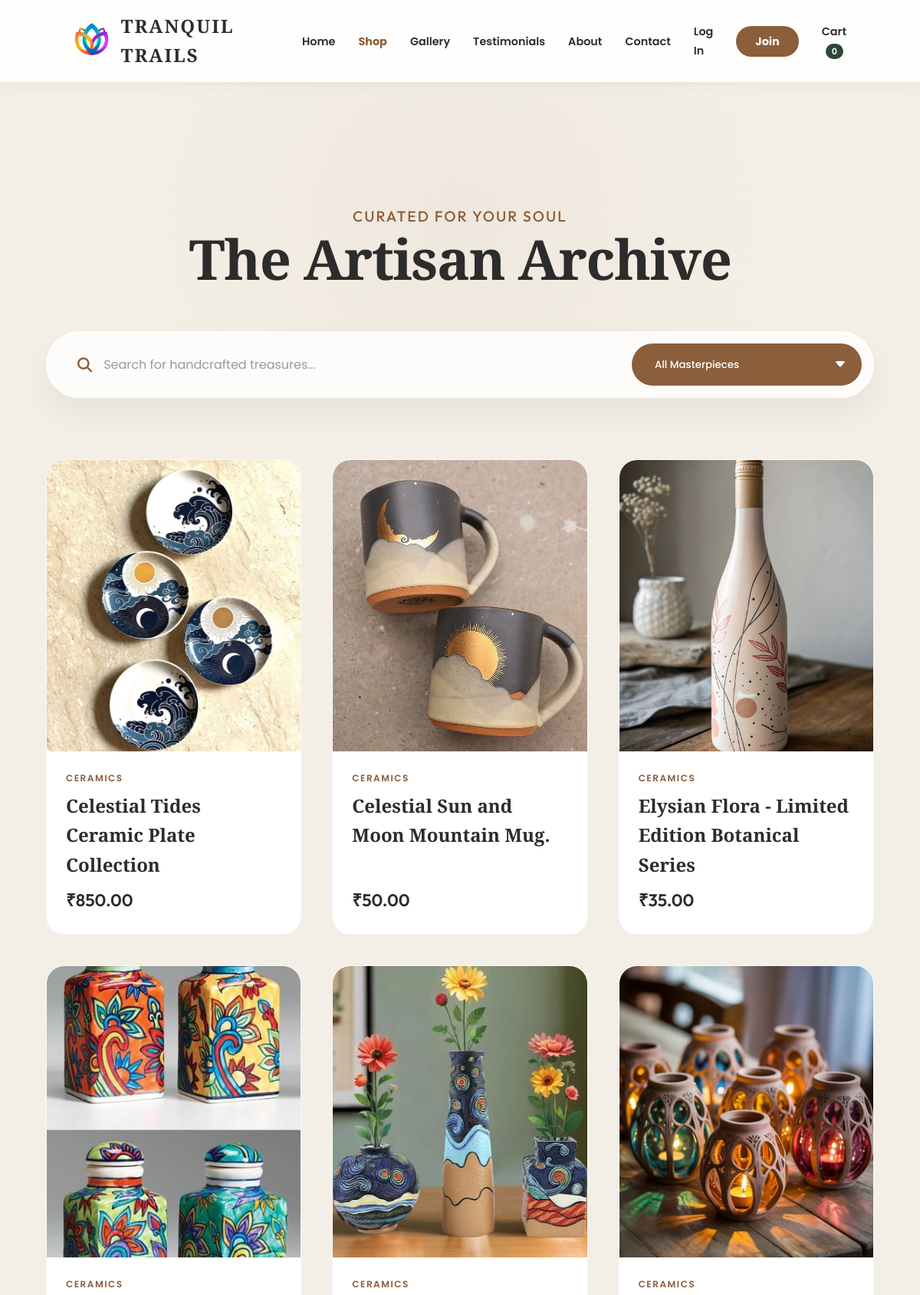
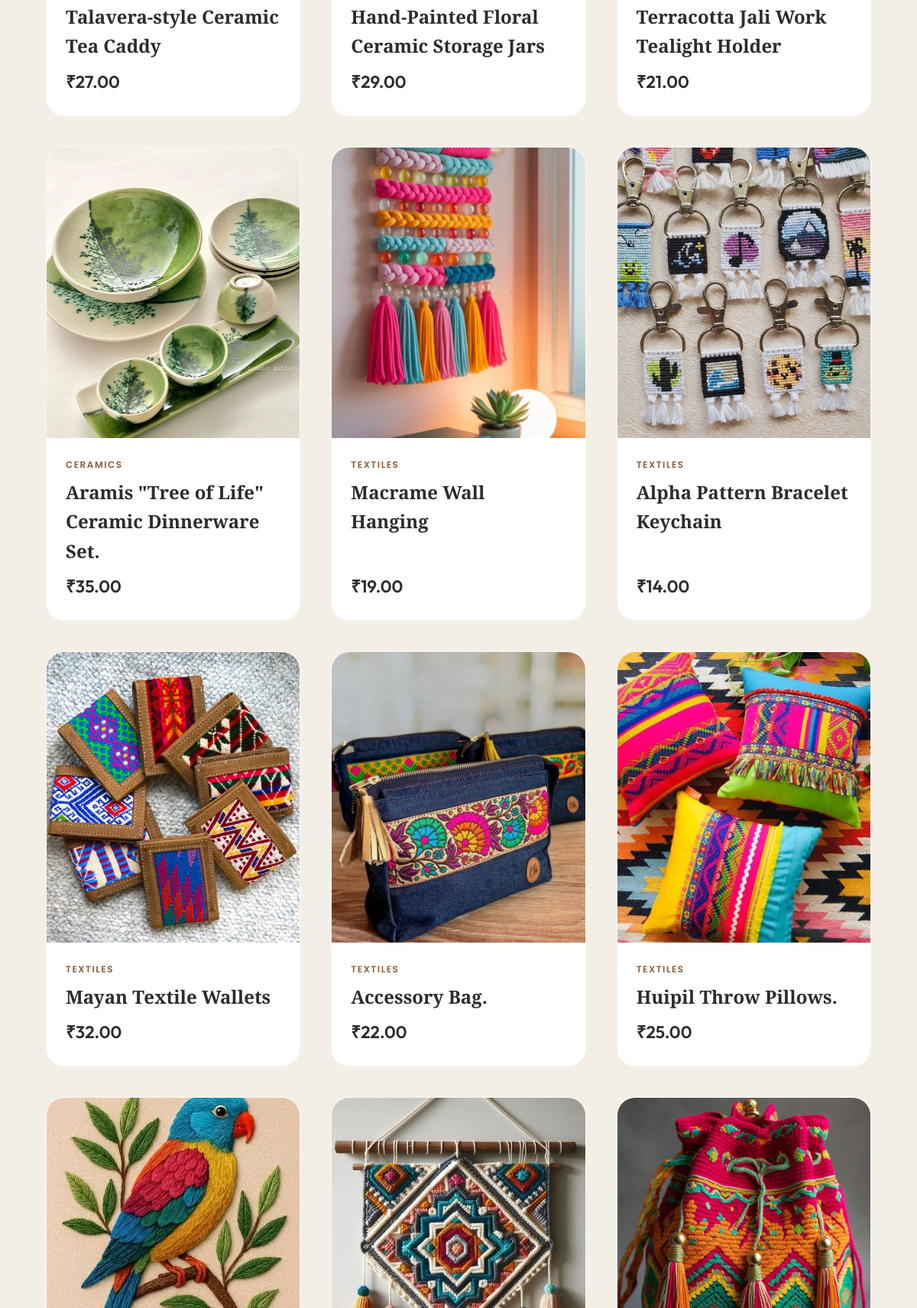
The app's page /shop/ (upper part) with its own data (2 pictures, top to bottom).
### core/models.py (models this page shows, shortened)
class SiteSetting(models.Model):
    store_name = models.CharField(max_length=100, default="Tranquil Trails")
    admin_email = models.EmailField(default="admin@tranquiltrails.com")
    contact_phone = models.CharField(max_length=20, default="+1 234 567 890")
    footer_tagline = models.TextField(default="Thoughtfully handcrafted pieces for calm, soulful spaces.")
    footer_address = models.TextField(default="Studio Address\nAdd your workshop or store address from Admin Settings.")
    footer_hours = models.CharField(max_length=120, default="Mon - Sat | 10:00 AM - 7:00 PM")
    footer_instagram_url = models.URLField(blank=True, default="")
    footer_facebook_url = models.URLField(blank=True, default="")
    footer_whatsapp_url = models.URLField(blank=True, default="")
    currency = models.CharField(max_length=10, default="USD")
    tax_rate = models.DecimalField(max_digits=5, decimal_places=2, default=5.00)
    shipping_flat_rate = models.DecimalField(max_digits=6, decimal_places=2, default=15.00)
    maintenance_mode = models.BooleanField(default=False)

class Product(models.Model):
    category = models.ForeignKey(Category, related_name='products', on_delete=models.CASCADE)
    name = models.CharField(max_length=200)
    slug = models.SlugField(unique=True)
    image = models.ImageField(upload_to='products/')
    description = models.TextField(blank=True)
    price = models.DecimalField(max_digits=10, decimal_places=2)
    stock = models.PositiveIntegerField(default=0)
    available = models.BooleanField(default=True)
    created_at = models.DateTimeField(auto_now_add=True)
    updated_at = models.DateTimeField(auto_now=True)

class Category(models.Model):
    name = models.CharField(max_length=100)
    slug = models.SlugField(unique=True)
    image = models.ImageField(upload_to='categories/', blank=True, null=True)
    class Meta:
        verbose_name_plural = "Categories"

### core/views.py (the view)
# urls.py: path('shop/', views.shop, name='shop'),
def shop(request):
    products = Product.objects.filter(available=True)
    categories = Category.objects.all()
    return render(request, 'shop.html', {
        'products': products,
        'categories': categories
    })

### core/context_processors.py (called while the page is built)
def site_settings(request):
    settings_obj, _ = SiteSetting.objects.get_or_create(id=1)
    return {'site_settings': settings_obj}

### core/templates/shop.html (shortened to what this page needs)
{% load static %}
<!DOCTYPE html>
<html lang="en">
<head>
    <link rel="stylesheet" href="https://cdnjs.cloudflare.com/ajax/libs/font-awesome/6.4.0/css/all.min.css">
    <link rel="stylesheet" href="{% static 'styles.css' %}">
</head>
<body>
    {% include 'partials/site_nav.html' %}
    <section class="shop-hero">
        <div class="shop-header">
            <p class="reveal">Curated for Your Soul</p>
            <h1 class="reveal">The Artisan Archive</h1>
        </div>
    </section>
    <div class="shop-controls-container">
        <div class="shop-controls reveal">
            <div class="search-wrapper">
                <i class="fas fa-search search-icon"></i>
                <input
                    type="text"
                    id="productSearch"
                    class="search-input"
                    placeholder="Search for handcrafted treasures..."
                    autocomplete="off"
                >
            </div>
            <select id="shopCategoryDropdown" class="shop-category-dropdown" aria-label="Filter products by category">
                <option value="all">All Masterpieces</option>
            </select>
        </div>
    </div>
    <section class="product-section">
        <div class="product-grid" id="shopGrid">
            {% for product in products %}
            <div class="product-card reveal" data-category="{{ product.category.name|default:'Other' }}">
                <div class="product-img-box">
                    {% if product.image %}
                        <img src="{{ product.image.url }}" alt="{{ product.name }}" loading="lazy">
                    {% else %}
                        <img src="{% static 'placeholder.jpg' %}" alt="No Image">
                    {% endif %}
                </div>
                <div class="product-info">
                    <span class="product-category">{{ product.category.name|default:'Other' }}</span>
                    <a href="{% url 'product_detail' product.id %}" style="text-decoration: none;">
                        <h3>{{ product.name }}</h3>
                    </a>
                    <div class="price-row">
                        <p class="price">₹{{ product.price }}</p>
                    </div>
                </div>
            </div>
            {% empty %}
                <div class="no-results reveal">
                    <i class="fas fa-search"></i>
                    <h2>No treasures found</h2>
                    <p>Try exploring a different category or search term.</p>
                </div>
            {% endfor %}
        </div>
    </section>
</body>
</html>

### core/templates/partials/site_nav.html (shortened to what this page needs)
{% load static %}
<nav>
    <a href="{% url 'home' %}" class="logo-container">
        <img src="{% static 'Adobe Express - file.png' %}" alt="{{ site_settings.store_name }}" class="logo-img">
        <span class="logo-text">{{ site_settings.store_name|upper }}</span>
    </a>
    <ul class="nav-links" id="navLinks">
        <li><a href="{% url 'home' %}" {% if request.resolver_match.url_name == 'home' %}style="color:#8B5E3C; font-weight:700;"{% endif %}>Home</a></li>
        <li><a href="{% url 'shop' %}" {% if request.resolver_match.url_name == 'shop' %}style="color:#8B5E3C; font-weight:700;"{% endif %}>Shop</a></li>
        <li><a href="{% url 'gallery' %}" {% if request.resolver_match.url_name == 'gallery' %}style="color:#8B5E3C; font-weight:700;"{% endif %}>Gallery</a></li>
        <li><a href="{% url 'testimonials' %}" {% if request.resolver_match.url_name == 'testimonials' %}style="color:#8B5E3C; font-weight:700;"{% endif %}>Testimonials</a></li>
        <li><a href="{% url 'about' %}" {% if request.resolver_match.url_name == 'about' %}style="color:#8B5E3C; font-weight:700;"{% endif %}>About</a></li>
        <li><a href="{% url 'contact' %}" {% if request.resolver_match.url_name == 'contact' %}style="color:#8B5E3C; font-weight:700;"{% endif %}>Contact</a></li>
        {% if user.is_authenticated %}
        <li>
            <div class="nav-user-container">
                <img src="https://cdn-icons-png.flaticon.com/512/3135/3135715.png" alt="Profile" class="user-avatar" id="userAvatarBtn">
                <div class="profile-dropdown" id="profileDropdown">
                    <div style="padding: 10px 16px; font-weight: bold; background: #f9f9f9; font-size: 0.8rem; border-bottom: 1px solid #eee;">
                        Hi, {{ user.first_name|default:user.username }}
                    </div>
                    <a href="{% url 'cart' %}">My Cart</a>
                    <a href="{% url 'my_orders' %}">My Orders</a>
                    <a href="{% url 'wishlist' %}">Wishlist <span class="cart-count-pill" data-wishlist-count>0</span></a>
                    <a href="#" onclick="logoutUser(); return false;" class="logout-btn">Logout</a>
                </div>
            </div>
        </li>
        {% else %}
        <li><a href="{% url 'login' %}">Log In</a></li>
        <li><a href="{% url 'signup' %}" style="background: #8B5E3C; color: white; padding: 10px 25px; border-radius: 50px; font-weight: bold;">Join</a></li>
        {% endif %}
        <li id="cartNavItem">
            <a href="#" id="cart-link">Cart <span class="cart-count-pill" id="cart-count">0</span></a>
        </li>
    </ul>
</nav>

### core/static/styles.css (style rules this page uses)
:root { --primary: #8B5E3C; --accent: #2D4739; --bg: #F4EFE6; --white: #ffffff; --text: #2d2d2d; }
* { margin: 0; padding: 0; box-sizing: border-box; }
body { font-family: 'Poppins', sans-serif; background: var(--bg); color: var(--text); line-height: 1.6; overflow-x: hidden; }
nav { display: flex; justify-content: space-between; align-items: center; padding: 15px 8%; background: rgba(255, 255, 255, 0.9); backdrop-filter: blur(10px); position: sticky; top: 0; z-index: 1000; box-shadow: 0 2px 20px rgba(0,0,0,0.05); }
.logo-container { display: flex; align-items: center; text-decoration: none; z-index: 1001; }
.logo-img { height: 50px; width: auto; margin-right: 15px; object-fit: contain; }
.logo-text { font-family: 'Playfair Display', serif; font-size: 1.5rem; font-weight: bold; color: var(--text); letter-spacing: 2px; }
.nav-links { display: flex; list-style: none; gap: 30px; align-items: center; }
.nav-links a { text-decoration: none; color: var(--text); font-size: 0.9rem; font-weight: 600; transition: 0.3s; }
.cart-count-pill { background: var(--accent); color: white; padding: 2px 8px; border-radius: 20px; font-size: 0.7rem; margin-left: 5px; }

### records on screen
SiteSetting: store_name "TRANQUIL TRAILS"
Product: image (picture), category.name "CERAMICS", name "Celestial Tides Ceramic Plate Collection", price "850.00"
Product: image (picture), category.name "CERAMICS", name "Celestial Sun and Moon Mountain Mug.", price "50.00"
Product: image (picture), category.name "CERAMICS", name "Elysian Flora - Limited Edition Botanical Series", price "35.00"
Product: image (picture), category.name "CERAMICS", name "Talavera-style Ceramic Tea Caddy", price "27.00"
Product: image (picture), category.name "CERAMICS", name "Hand-Painted Floral Ceramic Storage Jars", price "29.00"
Product: image (picture), category.name "CERAMICS", name "Terracotta Jali Work Tealight Holder", price "21.00"
Product: image (picture), category.name "CERAMICS", name "Aramis \"Tree of Life\" Ceramic Dinnerware Set.", price "35.00"
Product: image (picture), category.name "TEXTILES", name "Macrame Wall Hanging", price "19.00"
Product: image (picture), category.name "TEXTILES", name "Alpha Pattern Bracelet Keychain", price "14.00"
Product: image (picture), category.name "TEXTILES", name "Mayan Textile Wallets", price "32.00"
Product: image (picture), category.name "TEXTILES", name "Accessory Bag.", price "22.00"
Product: image (picture), category.name "TEXTILES", name "Huipil Throw Pillows.", price "25.00"
Product: image (picture)
Product: image (picture)
Product: image (picture)
